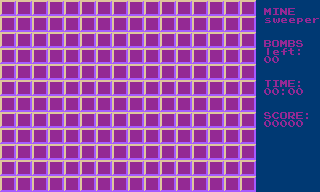

Below is a game level as drawn by its tile map, then a one-line description and the .tmx file that defines it, in full:
An orthogonal 40x24 tile map with 8x8 px tiles, 1 tile layer (Tile Layer 1).

<map version="1.8" tiledversion="1.8.4" orientation="orthogonal" renderorder="right-down" width="40" height="24" tilewidth="8" tileheight="8" infinite="0" nextlayerid="2" nextobjectid="1">
 <tileset firstgid="1" source="../Spritesheet/MinesweeperSpritesheetV1.tsx" />
 <layer id="1" name="Tile Layer 1" width="40" height="24">
  <data encoding="csv">
161,162,161,162,161,162,161,162,161,162,161,162,161,162,161,162,161,162,161,162,161,162,161,162,161,162,161,162,161,162,161,162,1,1,1,1,1,1,1,1,
177,178,177,178,177,178,177,178,177,178,177,178,177,178,177,178,177,178,177,178,177,178,177,178,177,178,177,178,177,178,177,178,1,46,42,47,38,1,1,1,
161,162,161,162,161,162,161,162,161,162,161,162,161,162,161,162,161,162,161,162,161,162,161,162,161,162,161,162,161,162,161,162,1,84,88,70,70,81,70,83,
177,178,177,178,177,178,177,178,177,178,177,178,177,178,177,178,177,178,177,178,177,178,177,178,177,178,177,178,177,178,177,178,1,1,1,1,1,1,1,1,
161,162,161,162,161,162,161,162,161,162,161,162,161,162,161,162,161,162,161,162,161,162,161,162,161,162,161,162,161,162,161,162,1,1,1,1,1,1,1,1,
177,178,177,178,177,178,177,178,177,178,177,178,177,178,177,178,177,178,177,178,177,178,177,178,177,178,177,178,177,178,177,178,1,35,48,46,35,52,1,1,
161,162,161,162,161,162,161,162,161,162,161,162,161,162,161,162,161,162,161,162,161,162,161,162,161,162,161,162,161,162,161,162,1,77,70,71,85,27,1,1,
177,178,177,178,177,178,177,178,177,178,177,178,177,178,177,178,177,178,177,178,177,178,177,178,177,178,177,178,177,178,177,178,1,17,17,1,1,1,1,1,
161,162,161,162,161,162,161,162,161,162,161,162,161,162,161,162,161,162,161,162,161,162,161,162,161,162,161,162,161,162,161,162,1,1,1,1,1,1,1,1,
177,178,177,178,177,178,177,178,177,178,177,178,177,178,177,178,177,178,177,178,177,178,177,178,177,178,177,178,177,178,177,178,1,1,1,1,1,1,1,1,
161,162,161,162,161,162,161,162,161,162,161,162,161,162,161,162,161,162,161,162,161,162,161,162,161,162,161,162,161,162,161,162,1,53,42,46,38,27,1,1,
177,178,177,178,177,178,177,178,177,178,177,178,177,178,177,178,177,178,177,178,177,178,177,178,177,178,177,178,177,178,177,178,1,17,17,27,17,17,1,1,
161,162,161,162,161,162,161,162,161,162,161,162,161,162,161,162,161,162,161,162,161,162,161,162,161,162,161,162,161,162,161,162,1,1,1,1,1,1,1,1,
177,178,177,178,177,178,177,178,177,178,177,178,177,178,177,178,177,178,177,178,177,178,177,178,177,178,177,178,177,178,177,178,1,1,1,1,1,1,1,1,
161,162,161,162,161,162,161,162,161,162,161,162,161,162,161,162,161,162,161,162,161,162,161,162,161,162,161,162,161,162,161,162,1,52,36,48,51,38,27,1,
177,178,177,178,177,178,177,178,177,178,177,178,177,178,177,178,177,178,177,178,177,178,177,178,177,178,177,178,177,178,177,178,1,17,17,17,17,17,1,1,
161,162,161,162,161,162,161,162,161,162,161,162,161,162,161,162,161,162,161,162,161,162,161,162,161,162,161,162,161,162,161,162,1,1,1,1,1,1,1,1,
177,178,177,178,177,178,177,178,177,178,177,178,177,178,177,178,177,178,177,178,177,178,177,178,177,178,177,178,177,178,177,178,1,1,1,1,1,1,1,1,
161,162,161,162,161,162,161,162,161,162,161,162,161,162,161,162,161,162,161,162,161,162,161,162,161,162,161,162,161,162,161,162,1,1,1,1,1,1,1,1,
177,178,177,178,177,178,177,178,177,178,177,178,177,178,177,178,177,178,177,178,177,178,177,178,177,178,177,178,177,178,177,178,1,1,1,1,1,1,1,1,
161,162,161,162,161,162,161,162,161,162,161,162,161,162,161,162,161,162,161,162,161,162,161,162,161,162,161,162,161,162,161,162,1,1,1,1,1,1,1,1,
177,178,177,178,177,178,177,178,177,178,177,178,177,178,177,178,177,178,177,178,177,178,177,178,177,178,177,178,177,178,177,178,1,1,1,1,1,1,1,1,
161,162,161,162,161,162,161,162,161,162,161,162,161,162,161,162,161,162,161,162,161,162,161,162,161,162,161,162,161,162,161,162,1,1,1,1,1,1,1,1,
177,178,177,178,177,178,177,178,177,178,177,178,177,178,177,178,177,178,177,178,177,178,177,178,177,178,177,178,177,178,177,178,1,1,1,1,1,1,1,1
</data>
 </layer>
</map>